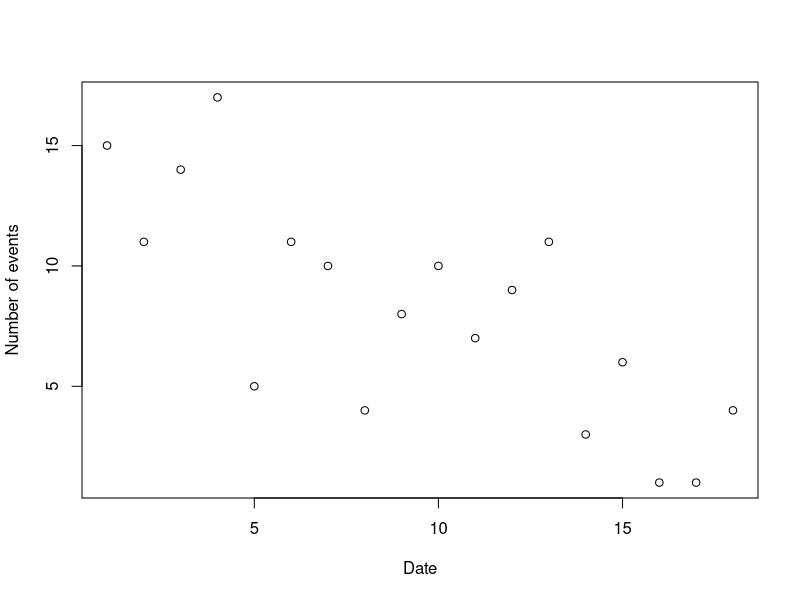
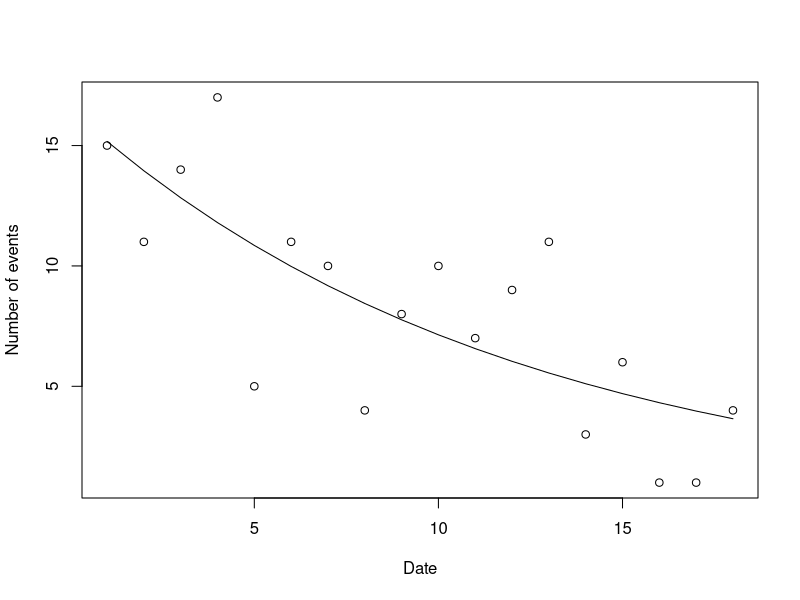
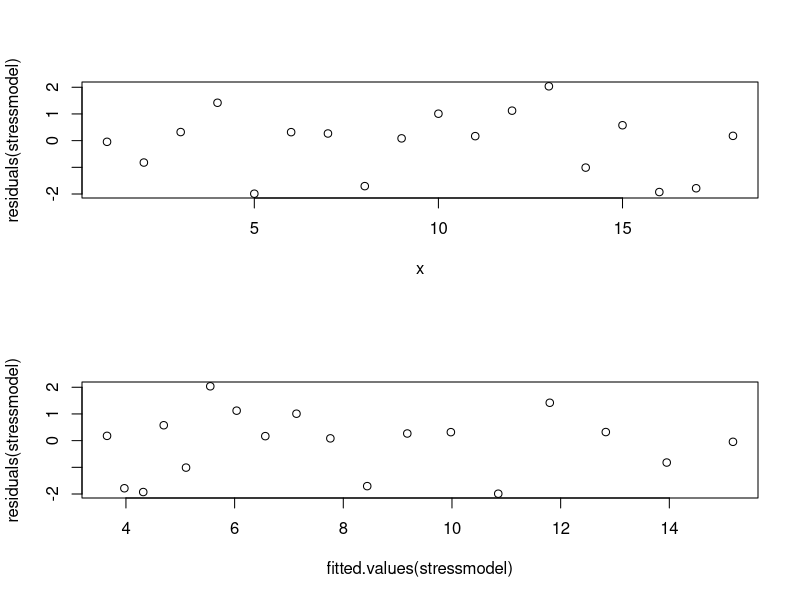
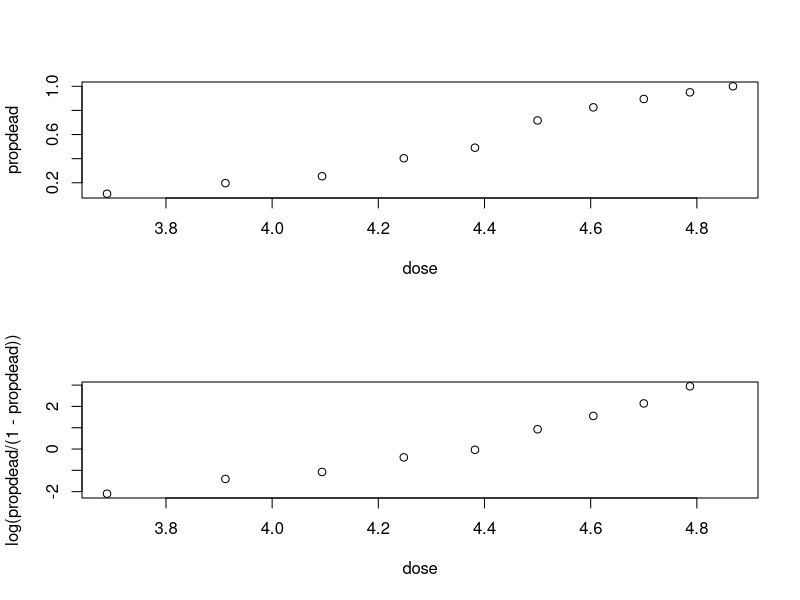
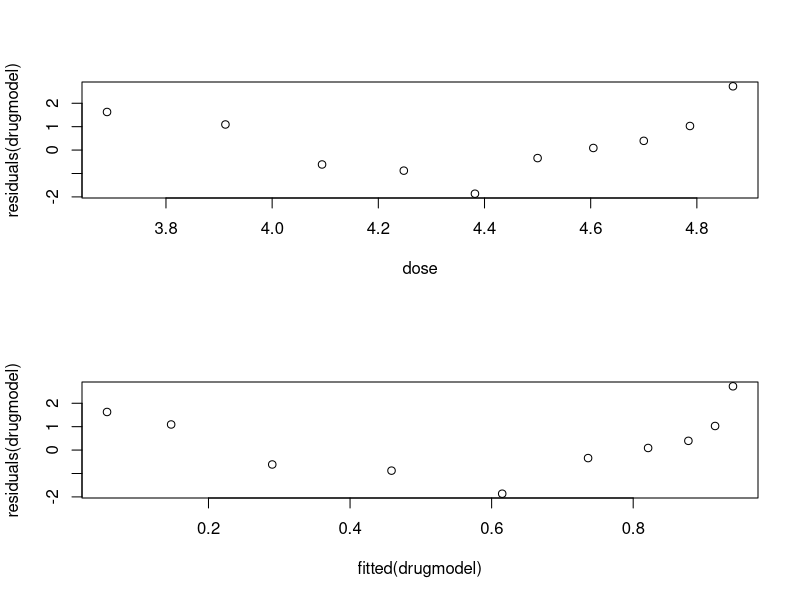
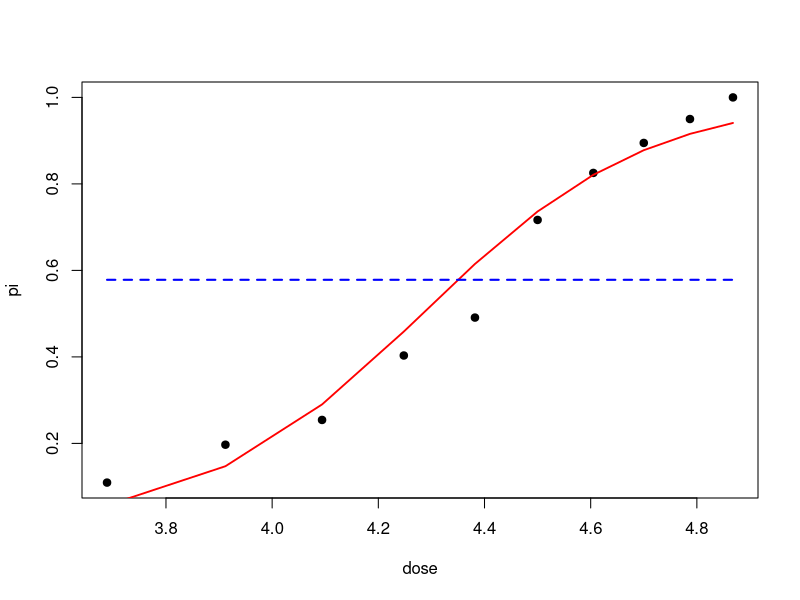
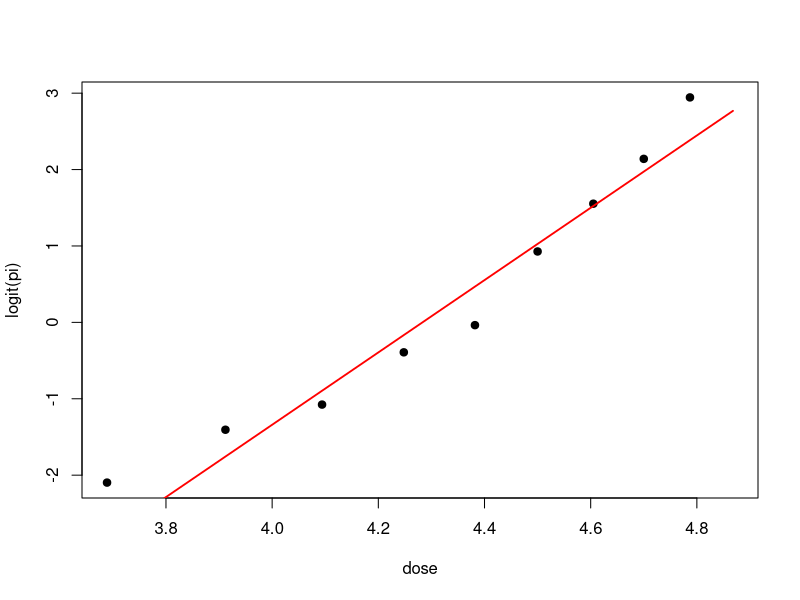
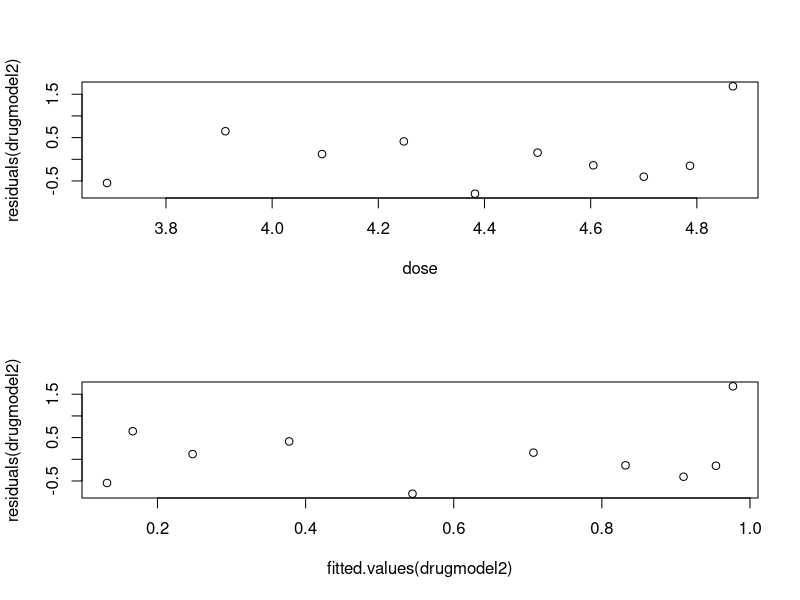

The R source for these figures, in order:
### Example 8.1
### Poisson GLM example
### Numbers of stressful events reported over 18 months

x = 1:18 # Month of the study
n = c(15,11,14,17,5,11,10,4,8,10,7,9,11,3,6,1,1,4) # Numbers of stressful events
plot(n ~ x, xlab="Date", ylab="Number of events")

# Fit Poisson glm with default link (log)
stressmodel = glm(n~x, family=poisson)
summary(stressmodel)

fitted.values(stressmodel)
residuals(stressmodel)
summary(residuals(stressmodel)) # Residuals summary also appears in glm summary output

confint(stressmodel) # CIs for each regression parameter

# Plot observed data with fitted model
plot(n ~ x, xlab="Date", ylab="Number of events")
lines(fitted.values(stressmodel))

par(mfrow=c(2,1))
plot(residuals(stressmodel) ~ x)
plot(residuals(stressmodel) ~ fitted.values(stressmodel))

### Example 8.3
### Logistic GLM example
### Numbers of insects killed by different doses of drug

# Input the raw data
insectdata = matrix(c(64,66,59,62,55,60,63,57,60,61,7,13,15,25,27,43,52,51,57,61,3.689,3.912,4.094,4.248,4.382,4.500,4.605,4.700,4.787,4.868),10,3)

# Define variable names for raw data
groupsize = insectdata[,1]
numdead = insectdata[,2]
dose = insectdata[,3]

# Compute proportion killed, the response variable in fitting glm
propdead = numdead/groupsize

plot(propdead ~ dose)

plot(log(propdead/(1-propdead)) ~ dose) # Logistic transformation

drugmodel = glm(propdead ~ dose, weights=groupsize, family=binomial)
summary(drugmodel)

predict(drugmodel,data.frame(dose=4)) # Linear predictor eta
predict(drugmodel,data.frame(dose=4),type="response") # Estimated death probability

plot(residuals(drugmodel) ~ dose)

plot(residuals(drugmodel) ~ fitted(drugmodel))

par(mfrow=c(1,1))
pi.mean = sum(numdead)/sum(groupsize)
plot(propdead ~ dose, ylab = "pi", pch=19)
lines(dose, fitted(drugmodel), col="red", lwd=1.8)
lines(dose, rep(pi.mean,length(dose)), col="blue", lwd=2.0, lty=2)

# Examine fitted model on logistic scale
plot(log(propdead/(1-propdead)) ~ dose, ylab="logit(pi)", pch=19)
lines(dose, predict(drugmodel,type="link"), col="red", lwd=1.8)

# Compute deviance without using "glm"
#
# First compute log-likelihood terms to be summed for maximal model
l1 = numdead*log(propdead)+(groupsize-numdead)*log(1-propdead)+log(choose(groupsize,numdead))
l1 # Notice that final term in the sum evaluates as "NaN" (Not a Number)
# Final term in the sum is 0 log (0) for this data set
# this term should evaluate to zero 
# x log x -> 0 as x -> 0
l1[10]=0 # Correct the final term in the log-likelihood sum
lsat = sum(l1) # Sum the terms to obtain log-likelihood for maximal model

# Next evaluate log-likelihood for the null model
l2 = numdead*log(pi.mean)+(groupsize-numdead)*log(1-pi.mean)+log(choose(groupsize,numdead))
l2
lnull = sum(l2)

# Next evaluate log-likelihood for the logistic regression model
l3 = numdead*log(fitted(drugmodel))+(groupsize-numdead)*log(1-fitted(drugmodel))+log(choose(groupsize,numdead)) 
lbeta = sum(l3)

# Test goodness-of-fit by comparing logistic model to maximal model
D = -2*(lbeta-lsat)
D # Compare with deviance value obtained from "glm" summary
# Compute p-value for goodness-of-fit test
1 - pchisq(D, df=8)

# Assess how well the null model fits the data
Dnull = -2*(lnull-lsat)
Dnull
1 - pchisq(Dnull,df=9)

# Does logistic model fit better than null model?
1 - pchisq(Dnull-D,df=1) # zero to machine precision, logistic model much better fit than null model

# Compute deviance residuals for logistic model
di = -2*(l3-l1)
sqrt(di) # Give magnitude, but not sign (+/-), of deviance residuals
residuals(drugmodel) # Compute deviance residuals directly
residuals(drugmodel,type="pearson") # Compare values with Pearson residuals

drugmodel

# Linear logistic model is not a very good fit, so try quadratic predictor
drugmodel2 = glm(propdead~dose+I(dose^2), weights=groupsize, family=binomial)
summary(drugmodel2)

# Test whether quadratic model fits better than linear model
1 - pchisq(12.64, df=1) # Change in deviance is 12.64
# Can test more directly using "anova"
anova(drugmodel,drugmodel2,test="Chi")

# Use quadratic model to estimate a death probability
predict(drugmodel2, data.frame(dose=4), type="response")

# Residuals plots for quadratic model
par(mfrow=c(2,1))
plot(residuals(drugmodel2) ~ dose)
plot(residuals(drugmodel2) ~ fitted.values(drugmodel2))

# Compare deviance residuals with Pearson residuals
residuals(drugmodel2) # Deviance residuals by default
residuals(drugmodel2, type="pearson")

par(mfrow=c(1,1))
plot(residuals(drugmodel2) ~ residuals(drugmodel2, type="pearson"))
abline(0,1) # Deviance residuals and Pearson residuals not the same, but pretty similar values
